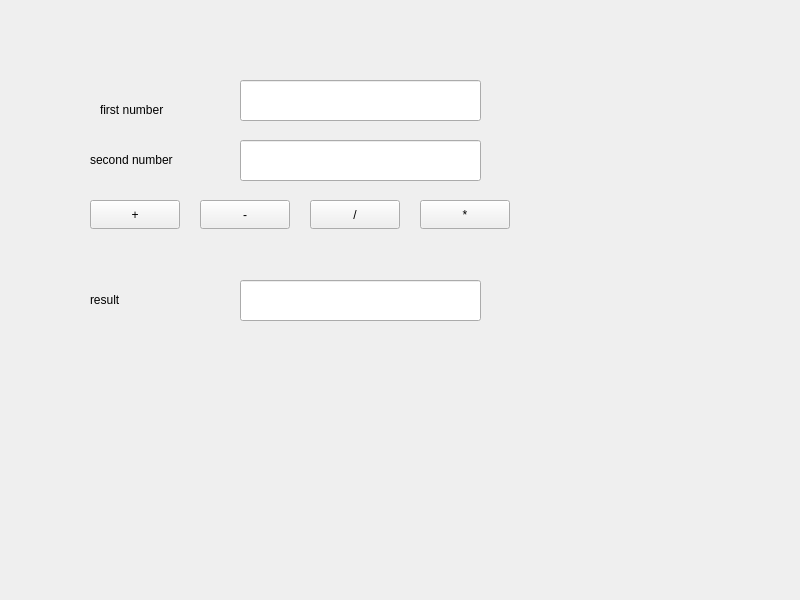
<?xml version="1.0" encoding="UTF-8"?>
<ui version="4.0">
 <class>MainWindow</class>
 <widget class="QMainWindow" name="MainWindow">
  <property name="geometry">
   <rect>
    <x>0</x>
    <y>0</y>
    <width>800</width>
    <height>600</height>
   </rect>
  </property>
  <property name="windowTitle">
   <string>MainWindow</string>
  </property>
  <widget class="QWidget" name="centralwidget">
   <widget class="QPushButton" name="button_plus">
    <property name="geometry">
     <rect>
      <x>90</x>
      <y>200</y>
      <width>90</width>
      <height>29</height>
     </rect>
    </property>
    <property name="text">
     <string>+</string>
    </property>
   </widget>
   <widget class="QPushButton" name="button_minus">
    <property name="geometry">
     <rect>
      <x>200</x>
      <y>200</y>
      <width>90</width>
      <height>29</height>
     </rect>
    </property>
    <property name="text">
     <string>-</string>
    </property>
   </widget>
   <widget class="QLabel" name="label">
    <property name="geometry">
     <rect>
      <x>100</x>
      <y>100</y>
      <width>101</width>
      <height>20</height>
     </rect>
    </property>
    <property name="text">
     <string>first number</string>
    </property>
   </widget>
   <widget class="QLabel" name="label_2">
    <property name="geometry">
     <rect>
      <x>90</x>
      <y>150</y>
      <width>121</width>
      <height>20</height>
     </rect>
    </property>
    <property name="text">
     <string>second number</string>
    </property>
   </widget>
   <widget class="QLineEdit" name="txt_first_n">
    <property name="geometry">
     <rect>
      <x>240</x>
      <y>80</y>
      <width>241</width>
      <height>41</height>
     </rect>
    </property>
   </widget>
   <widget class="QLineEdit" name="txt_second_n">
    <property name="geometry">
     <rect>
      <x>240</x>
      <y>140</y>
      <width>241</width>
      <height>41</height>
     </rect>
    </property>
   </widget>
   <widget class="QPushButton" name="button_devide">
    <property name="geometry">
     <rect>
      <x>310</x>
      <y>200</y>
      <width>90</width>
      <height>29</height>
     </rect>
    </property>
    <property name="text">
     <string>/</string>
    </property>
   </widget>
   <widget class="QPushButton" name="button_multiply">
    <property name="geometry">
     <rect>
      <x>420</x>
      <y>200</y>
      <width>90</width>
      <height>29</height>
     </rect>
    </property>
    <property name="text">
     <string>*</string>
    </property>
   </widget>
   <widget class="QLineEdit" name="txt_result">
    <property name="geometry">
     <rect>
      <x>240</x>
      <y>280</y>
      <width>241</width>
      <height>41</height>
     </rect>
    </property>
    <property name="readOnly">
     <bool>true</bool>
    </property>
   </widget>
   <widget class="QLabel" name="label_3">
    <property name="geometry">
     <rect>
      <x>90</x>
      <y>290</y>
      <width>121</width>
      <height>20</height>
     </rect>
    </property>
    <property name="text">
     <string>result</string>
    </property>
   </widget>
  </widget>
 </widget>
 <resources/>
 <connections/>
</ui>
